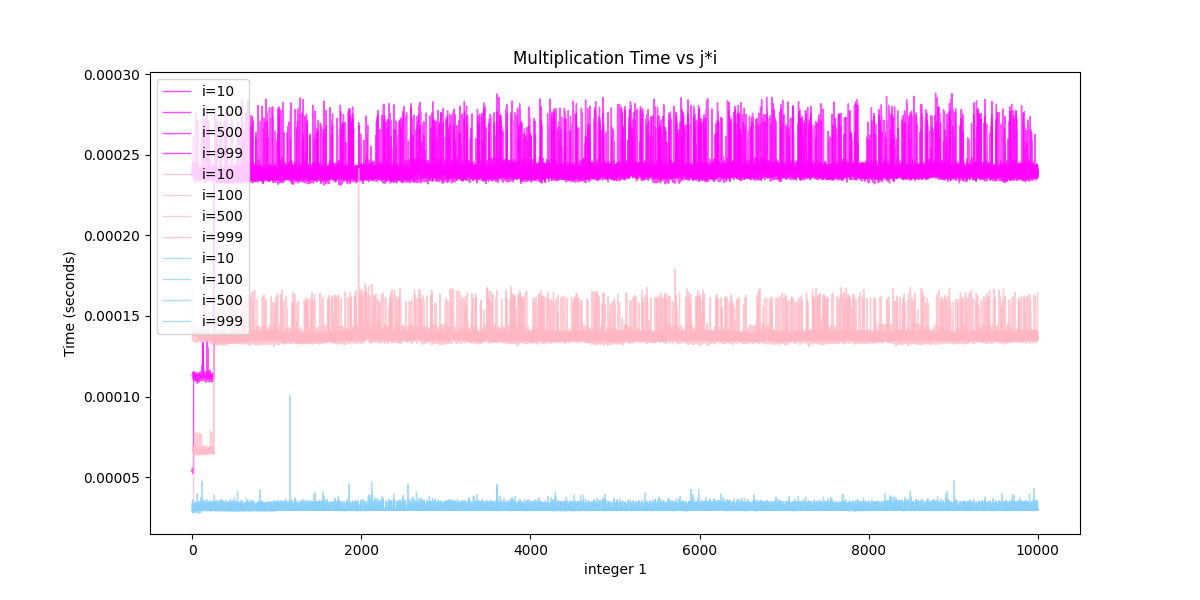

Recreate this plot in Python.
#!/bin/python

import ast
import numpy as np
import matplotlib.pyplot as plt

with open('../time_fft_singlecalcs.out', 'r') as f:
    content = f.read().strip()
    fft_naive = ast.literal_eval(content)
    
with open('../time_fft_singlecalcs_opt.out', 'r') as f:
    content = f.read().strip()
    fft_opt = ast.literal_eval(content)
    
with open('../fft_np_times.out', 'r') as f:
    content = f.read().strip()
    fft_np = ast.literal_eval(content)
    
# reshape lists
fft_naive_array = np.array(fft_naive).reshape(1000, 10000)
fft_opt_array = np.array(fft_opt).reshape(1000, 10000)
fft_np_array = np.array(fft_np).reshape(1000, 10000)

i_values_to_plot = [10, 100, 500, 999]  

plt.figure(figsize=(12, 6))
for i_val in i_values_to_plot:
    plt.plot(range(10000), fft_naive_array[i_val, :], label=f'i={i_val}', alpha=0.7, linewidth=1, color='magenta')
    
for i_val in i_values_to_plot:
    plt.plot(range(10000), fft_opt_array[i_val, :], label=f'i={i_val}', alpha=0.7, linewidth=1, color='lightpink')
    
for i_val in i_values_to_plot:
    plt.plot(range(10000), fft_np_array[i_val, :], label=f'i={i_val}', alpha=0.7, linewidth=1, color='lightskyblue')

plt.xlabel('integer 1')
plt.ylabel('Time (seconds)')
plt.title('Multiplication Time vs j*i')
plt.legend()
plt.savefig('fft_results.png')
